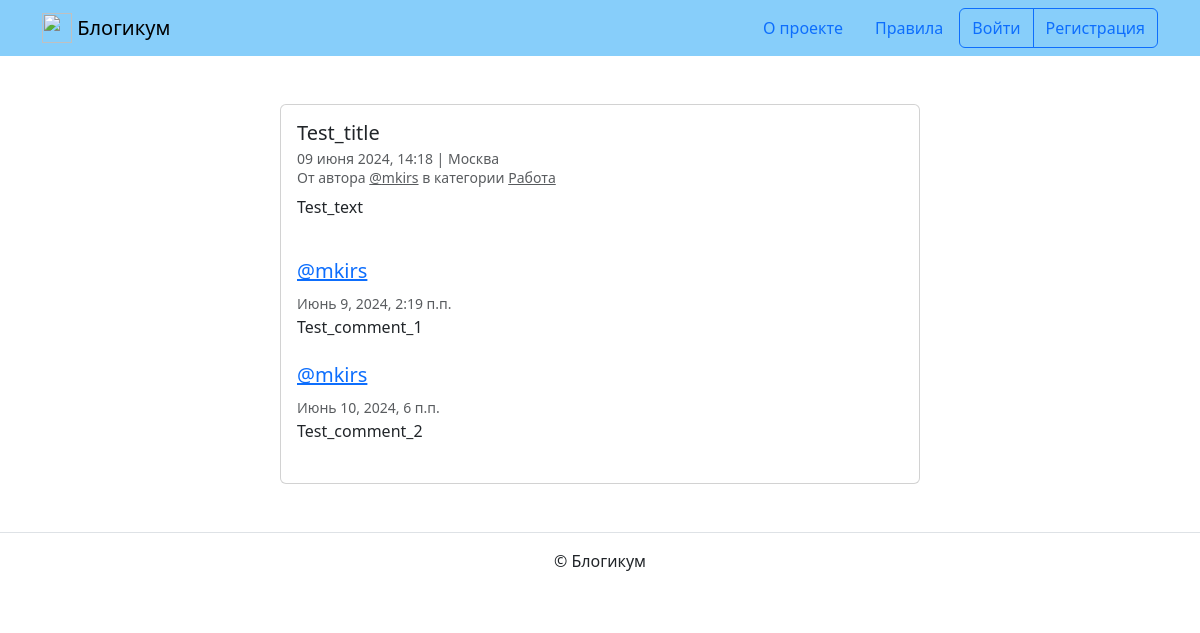
Page /posts/43/ on the committed database.
### blog/models.py (models this page shows, shortened)
class BaseModel(models.Model):
    is_published = models.BooleanField(
        default=True,
        verbose_name='Опубликовано',
        help_text='Снимите галочку, чтобы скрыть публикацию.'
    )
    created_at = models.DateTimeField(
        auto_now_add=True,
        verbose_name='Добавлено'
    )
    class Meta:
        abstract = True

class Post(BaseModel):
    title = models.CharField(
        max_length=settings.MAX_LENGTH,
        verbose_name='Заголовок'
    )
    text = models.TextField(verbose_name='Текст')
    pub_date = models.DateTimeField(
        verbose_name='Дата и время публикации',
        help_text=(
            'Если установить дату и время в будущем '
            '— можно делать отложенные публикации.'
        )
    )
    image = models.ImageField('Фото', upload_to='posts_images', blank=True)
    author = models.ForeignKey(
        User,
        on_delete=models.CASCADE,
        verbose_name='Автор публикации',
        related_name='posts'
    )
    location = models.ForeignKey(
        Location,
        on_delete=models.SET_NULL,
        null=True,
        verbose_name='Местоположение'
    )
    category = models.ForeignKey(
        Category,
        on_delete=models.SET_NULL,
        null=True,
        verbose_name='Категория',
        related_name='posts'
    )
    objects = PostQuerySet.as_manager()
    published = PublishedPostManager()
    class Meta:
        verbose_name = 'публикация'
        verbose_name_plural = 'Публикации'
        ordering = ['-pub_date']

class Location(BaseModel):
    name = models.CharField(
        max_length=settings.MAX_LENGTH,
        verbose_name='Название места'
    )
    class Meta:
        verbose_name = 'местоположение'
        verbose_name_plural = 'Местоположения'

class Category(BaseModel):
    title = models.CharField(
        max_length=settings.MAX_LENGTH,
        verbose_name='Заголовок'
    )
    description = models.TextField(verbose_name='Описание')
    slug = models.SlugField(
        unique=True,
        verbose_name='Идентификатор',
        help_text=(
            'Идентификатор страницы для URL; '
            'разрешены символы латиницы, цифры, дефис и подчёркивание.'
        )
    )
    class Meta:
        verbose_name = 'категория'
        verbose_name_plural = 'Категории'

class Comment(models.Model):
    objects = None
    text = models.TextField('Текст комментария')
    post = models.ForeignKey(
        Post,
        on_delete=models.CASCADE,
        verbose_name='Комментарий',
        related_name='comments',
    )
    created_at = models.DateTimeField(auto_now_add=True)
    author = models.ForeignKey(User, on_delete=models.CASCADE)
    class Meta:
        verbose_name = 'комментарий'
        verbose_name_plural = 'Комментарии'
        ordering = ('created_at',)

### blog/views.py (the view)
class PostDetailView(DetailView):
    model = Post
    template_name = 'blog/detail.html'
    pk_url_kwarg = 'post_pk'
    def dispatch(self, request, *args, **kwargs):
        post = get_object_or_404(Post, pk=kwargs[self.pk_url_kwarg])
        if post.is_published is False and request.user != post.author:
            raise Http404
        return super().dispatch(request, *args, **kwargs)
    def get_context_data(self, **kwargs):
        context = super().get_context_data(**kwargs)
        context['form'] = CommentForm()
        context['comments'] = (
            self.object.comments.select_related('author')
        )
        return context

### templates/blog/detail.html (shortened to what this page needs)
{% extends "base.html" %}
{% block content %}
  <div class="col d-flex justify-content-center">
    <div class="card" style="width: 40rem;">
      <div class="card-body">
        <h5 class="card-title">{{ post.title }}</h5>
        <h6 class="card-subtitle mb-2 text-muted">
          <small>
            {{ post.pub_date|date:"d E Y, H:i" }} | {% if post.location and post.location.is_published %}{{ post.location.name }}{% else %}Планета Земля{% endif %}<br>
            От автора <a class="text-muted" href="{% url 'blog:profile' post.author.username %}">@{{ post.author.username }}</a> в
            категории {% include "includes/category_link.html" %}
          </small>
        </h6>
        <p class="card-text">{{ post.text|linebreaksbr }}</p>
        {% include "includes/comments.html" %}
      </div>
    </div>
  </div>
{% endblock %}

### templates/includes/category_link.html
<a class="text-muted" href="{% url 'blog:category_posts' post.category.slug %}">
  {{ post.category.title }}
</a>

### templates/includes/comments.html (shortened to what this page needs)
{% if user.is_authenticated %}
  {% load django_bootstrap5 %}
{% endif %}
<br>
{% for comment in comments %}
  <div class="media mb-4">
    <div class="media-body">
      <h5 class="mt-0">
        <a href="{% url 'blog:profile' comment.author.username %}" name="comment_{{ comment.id }}">
          @{{ comment.author.username }}
        </a>
      </h5>
      <small class="text-muted">{{ comment.created_at }}</small>
      <br>
      {{ comment.text|linebreaksbr }}
    </div>
  </div>
{% endfor %}

### rows in the picture
Post: title "Test_title", pub_date "09 июня 2024, 14:18", location.name "Москва", author.username "mkirs", category "Работа", text "Test_text"
Comment: author.username "mkirs", created_at "Июнь 9, 2024, 2:19 п.п.", text "Test_comment_1"
Comment: author.username "mkirs", created_at "Июнь 10, 2024, 6 п.п.", text "Test_comment_2"
